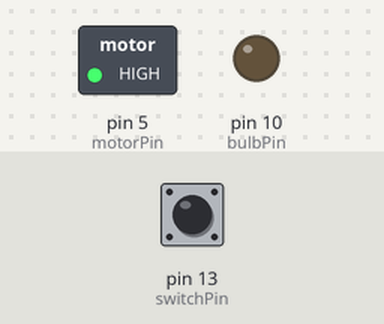
The sketch below on a simulated Arduino Uno, built with avr-gcc and run on an emulated ATmega328P. Shown: switched loads named in the sketch (green lamp = pin HIGH), output pins drawn as LEDs (lit = HIGH). The test bench sets the inputs (shaded band); at power-on: pin 13 (switchPin) HIGH.

Above: at 1.2 s.
1.3 s: pin 13 (switchPin) pulled LOW for 0.15 s
At 1.37 s:
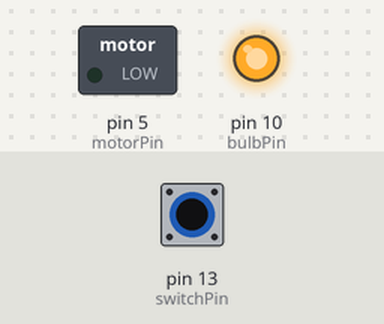
2.9 s: pin 13 (switchPin) pulled LOW for 3.2 s
At 6.7 s:
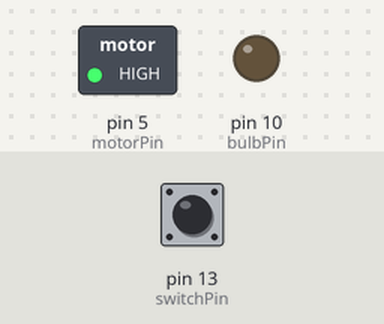
Timing chart, 0 to 8.2 s (numbered marks = the images above; inputs shaded):
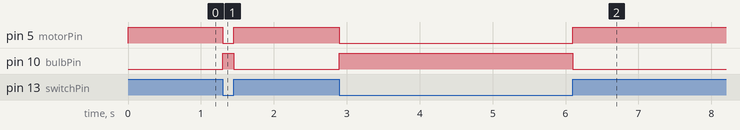

The sketch:

sketch_sep7a.ino
```cpp
const int switchPin = 13;
const int motorPin = 5;
const int bulbPin = 10;

void setup() {
  pinMode(switchPin, INPUT_PULLUP);
  pinMode(motorPin, OUTPUT);
  pinMode(bulbPin, OUTPUT);


  digitalWrite(motorPin, HIGH);
  digitalWrite(bulbPin, LOW);
}

void loop() {

  int switchState = digitalRead(switchPin);


  if (switchState == LOW) {

    digitalWrite(motorPin, LOW);
    digitalWrite(bulbPin, HIGH);
  } else {

    digitalWrite(motorPin, HIGH);
    digitalWrite(bulbPin, LOW);
  }
}
```

Measured:
- after the input at 1.3 s, pin 5 (motorPin): HIGH → LOW at once, → HIGH 0.15 s later; pin 10 (bulbPin): LOW → HIGH at once, → LOW 0.15 s later
- after the input at 2.9 s, pin 5 (motorPin): HIGH → LOW at once, → HIGH 3.2 s later; pin 10 (bulbPin): LOW → HIGH at once, → LOW 3.2 s later
